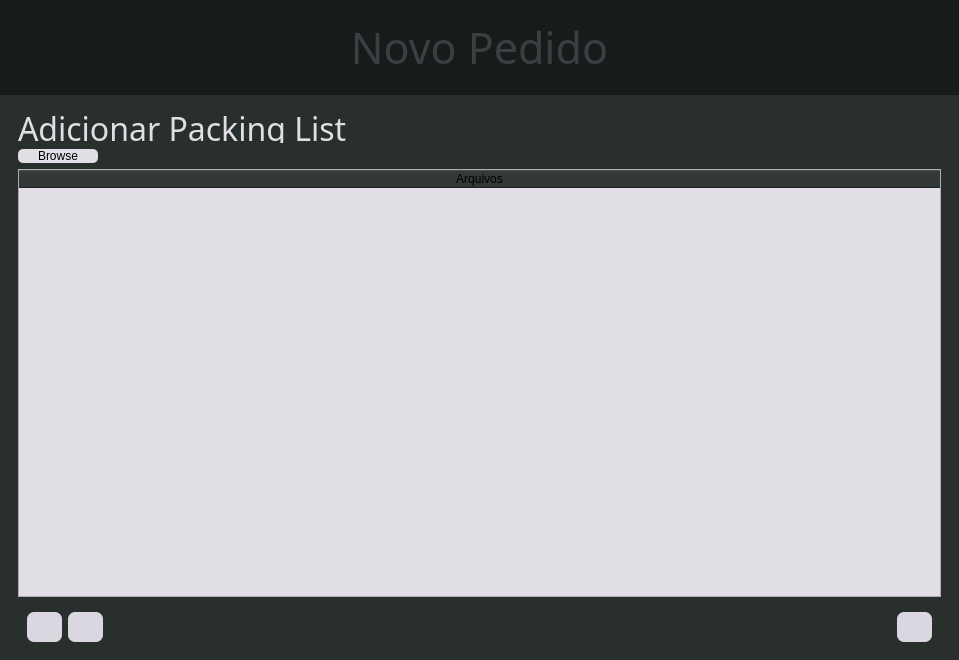
<?xml version="1.0" encoding="UTF-8"?>
<ui version="4.0">
 <class>newRequestPackingList</class>
 <widget class="QMainWindow" name="newRequestPackingList">
  <property name="geometry">
   <rect>
    <x>0</x>
    <y>0</y>
    <width>959</width>
    <height>660</height>
   </rect>
  </property>
  <property name="windowTitle">
   <string>Novo Pedido</string>
  </property>
  <property name="windowIcon">
   <iconset resource="gui_data/resources.qrc">
    <normaloff>:/icon/images/invoiceIcon.png</normaloff>:/icon/images/invoiceIcon.png</iconset>
  </property>
  <widget class="QWidget" name="centralwidget">
   <layout class="QVBoxLayout" name="verticalLayout">
    <property name="spacing">
     <number>0</number>
    </property>
    <property name="leftMargin">
     <number>0</number>
    </property>
    <property name="topMargin">
     <number>0</number>
    </property>
    <property name="rightMargin">
     <number>0</number>
    </property>
    <property name="bottomMargin">
     <number>0</number>
    </property>
    <item>
     <widget class="QFrame" name="Header">
      <property name="maximumSize">
       <size>
        <width>16777215</width>
        <height>100</height>
       </size>
      </property>
      <property name="styleSheet">
       <string notr="true">

background-color: rgb(23, 27, 26);</string>
      </property>
      <property name="frameShape">
       <enum>QFrame::NoFrame</enum>
      </property>
      <property name="frameShadow">
       <enum>QFrame::Raised</enum>
      </property>
      <layout class="QHBoxLayout" name="horizontalLayout">
       <item>
        <widget class="QFrame" name="HeaderFrame">
         <property name="frameShape">
          <enum>QFrame::NoFrame</enum>
         </property>
         <property name="frameShadow">
          <enum>QFrame::Raised</enum>
         </property>
         <layout class="QHBoxLayout" name="horizontalLayout_3">
          <item>
           <widget class="QFrame" name="AALogo">
            <property name="minimumSize">
             <size>
              <width>200</width>
              <height>0</height>
             </size>
            </property>
            <property name="maximumSize">
             <size>
              <width>200</width>
              <height>16777215</height>
             </size>
            </property>
            <property name="styleSheet">
             <string notr="true">image: url(:/logo/images/AAlogo.png);</string>
            </property>
            <property name="frameShape">
             <enum>QFrame::NoFrame</enum>
            </property>
            <property name="frameShadow">
             <enum>QFrame::Raised</enum>
            </property>
           </widget>
          </item>
          <item>
           <widget class="QLabel" name="NewRequestLabel">
            <property name="font">
             <font>
              <family>.SF Compact</family>
              <pointsize>32</pointsize>
             </font>
            </property>
            <property name="styleSheet">
             <string notr="true">color: rgb(58, 63, 67);</string>
            </property>
            <property name="text">
             <string>Novo Pedido</string>
            </property>
            <property name="alignment">
             <set>Qt::AlignCenter</set>
            </property>
           </widget>
          </item>
          <item>
           <widget class="QFrame" name="HeaderEmpty">
            <property name="minimumSize">
             <size>
              <width>200</width>
              <height>0</height>
             </size>
            </property>
            <property name="maximumSize">
             <size>
              <width>200</width>
              <height>16777215</height>
             </size>
            </property>
            <property name="frameShape">
             <enum>QFrame::NoFrame</enum>
            </property>
            <property name="frameShadow">
             <enum>QFrame::Raised</enum>
            </property>
           </widget>
          </item>
         </layout>
        </widget>
       </item>
      </layout>
     </widget>
    </item>
    <item>
     <widget class="QFrame" name="Body">
      <property name="styleSheet">
       <string notr="true">
background-color: rgb(40, 47, 44);</string>
      </property>
      <property name="frameShape">
       <enum>QFrame::NoFrame</enum>
      </property>
      <property name="frameShadow">
       <enum>QFrame::Raised</enum>
      </property>
      <layout class="QVBoxLayout" name="verticalLayout_4">
       <property name="bottomMargin">
        <number>0</number>
       </property>
       <item>
        <widget class="QFrame" name="BodyFrame">
         <property name="frameShape">
          <enum>QFrame::NoFrame</enum>
         </property>
         <property name="frameShadow">
          <enum>QFrame::Raised</enum>
         </property>
         <layout class="QVBoxLayout" name="verticalLayout_2">
          <item>
           <widget class="QLabel" name="AddPackingListLabel">
            <property name="maximumSize">
             <size>
              <width>16777215</width>
              <height>30</height>
             </size>
            </property>
            <property name="font">
             <font>
              <family>.SF Compact</family>
              <pointsize>24</pointsize>
             </font>
            </property>
            <property name="styleSheet">
             <string notr="true">color: rgb(226, 222, 230)</string>
            </property>
            <property name="text">
             <string>Adicionar Packing List</string>
            </property>
           </widget>
          </item>
          <item>
           <widget class="QFrame" name="BrowseFrame">
            <property name="maximumSize">
             <size>
              <width>16777215</width>
              <height>50</height>
             </size>
            </property>
            <property name="frameShape">
             <enum>QFrame::NoFrame</enum>
            </property>
            <property name="frameShadow">
             <enum>QFrame::Raised</enum>
            </property>
            <layout class="QHBoxLayout" name="horizontalLayout_2">
             <property name="spacing">
              <number>-1</number>
             </property>
             <property name="leftMargin">
              <number>0</number>
             </property>
             <property name="topMargin">
              <number>0</number>
             </property>
             <property name="rightMargin">
              <number>0</number>
             </property>
             <property name="bottomMargin">
              <number>0</number>
             </property>
             <item>
              <widget class="QPushButton" name="BrowseButton">
               <property name="maximumSize">
                <size>
                 <width>80</width>
                 <height>16777215</height>
                </size>
               </property>
               <property name="styleSheet">
                <string notr="true">QPushButton {
border-radius: 5px;
background-color: rgb(226, 222, 230);
color: rgb(0, 0, 0);
}

QPushButton:hover {
	background-color: rgb(190, 190, 190);

}
QPushButton:pressed {
	background-color: rgb(160, 160, 160);

}</string>
               </property>
               <property name="text">
                <string>Browse</string>
               </property>
              </widget>
             </item>
             <item>
              <widget class="QFrame" name="BrowseEmpty">
               <property name="frameShape">
                <enum>QFrame::NoFrame</enum>
               </property>
               <property name="frameShadow">
                <enum>QFrame::Raised</enum>
               </property>
              </widget>
             </item>
            </layout>
           </widget>
          </item>
          <item>
           <widget class="QTableWidget" name="PackingListFilesTable">
            <property name="styleSheet">
             <string notr="true">QTableWidget {

	background-color: rgb(226, 222, 230);
	font: 13pt &quot;.AppleSystemUIFont&quot;;
	color: rgb(0, 0, 0);

}
QTableWidget QScrollBar
{
background : lightblue;
}
 QTableWidget::item:selected
{
border : 2px solid black;
background : rgb(85, 91, 213);
}</string>
            </property>
            <property name="sortingEnabled">
             <bool>true</bool>
            </property>
            <attribute name="horizontalHeaderStretchLastSection">
             <bool>true</bool>
            </attribute>
            <column>
             <property name="text">
              <string>Arquivos</string>
             </property>
            </column>
           </widget>
          </item>
          <item>
           <widget class="QFrame" name="BottomButtons">
            <property name="frameShape">
             <enum>QFrame::NoFrame</enum>
            </property>
            <property name="frameShadow">
             <enum>QFrame::Raised</enum>
            </property>
            <layout class="QHBoxLayout" name="horizontalLayout_4">
             <item>
              <widget class="QPushButton" name="GoBackButton">
               <property name="minimumSize">
                <size>
                 <width>35</width>
                 <height>30</height>
                </size>
               </property>
               <property name="maximumSize">
                <size>
                 <width>35</width>
                 <height>30</height>
                </size>
               </property>
               <property name="styleSheet">
                <string notr="true">QPushButton {

	background-color: rgb(218, 215, 224);
	border-radius: 7px;
}

QPushButton:hover {
	background-color: rgb(190, 190, 190);

}
QPushButton:pressed {
	background-color: rgb(160, 160, 160);

}</string>
               </property>
               <property name="text">
                <string/>
               </property>
               <property name="icon">
                <iconset resource="gui_data/resources.qrc">
                 <normaloff>:/button/images/backIcon.png</normaloff>:/button/images/backIcon.png</iconset>
               </property>
              </widget>
             </item>
             <item>
              <widget class="QPushButton" name="HomeButton">
               <property name="minimumSize">
                <size>
                 <width>35</width>
                 <height>30</height>
                </size>
               </property>
               <property name="maximumSize">
                <size>
                 <width>35</width>
                 <height>30</height>
                </size>
               </property>
               <property name="styleSheet">
                <string notr="true">QPushButton {

	background-color: rgb(218, 215, 224);
	border-radius: 7px;
}

QPushButton:hover {
	background-color: rgb(190, 190, 190);

}
QPushButton:pressed {
	background-color: rgb(160, 160, 160);

}</string>
               </property>
               <property name="text">
                <string/>
               </property>
               <property name="icon">
                <iconset resource="gui_data/resources.qrc">
                 <normaloff>:/icon/images/homeIcon2.png</normaloff>:/icon/images/homeIcon2.png</iconset>
               </property>
              </widget>
             </item>
             <item>
              <widget class="QFrame" name="BottomButtomsEmpty">
               <property name="frameShape">
                <enum>QFrame::NoFrame</enum>
               </property>
               <property name="frameShadow">
                <enum>QFrame::Raised</enum>
               </property>
              </widget>
             </item>
             <item>
              <widget class="QPushButton" name="AdvanceButton">
               <property name="minimumSize">
                <size>
                 <width>35</width>
                 <height>30</height>
                </size>
               </property>
               <property name="maximumSize">
                <size>
                 <width>35</width>
                 <height>30</height>
                </size>
               </property>
               <property name="styleSheet">
                <string notr="true">QPushButton {

	background-color: rgb(218, 215, 224);
	border-radius: 7px;
}

QPushButton:hover {
	background-color: rgb(190, 190, 190);

}
QPushButton:pressed {
	background-color: rgb(160, 160, 160);

}</string>
               </property>
               <property name="text">
                <string/>
               </property>
               <property name="icon">
                <iconset resource="gui_data/resources.qrc">
                 <normaloff>:/button/images/nextIcon.png</normaloff>:/button/images/nextIcon.png</iconset>
               </property>
              </widget>
             </item>
            </layout>
           </widget>
          </item>
         </layout>
        </widget>
       </item>
      </layout>
     </widget>
    </item>
    <item>
     <widget class="QFrame" name="Bottom">
      <property name="maximumSize">
       <size>
        <width>16777215</width>
        <height>40</height>
       </size>
      </property>
      <property name="styleSheet">
       <string notr="true">

background-color: rgb(23, 27, 26);</string>
      </property>
      <property name="frameShape">
       <enum>QFrame::NoFrame</enum>
      </property>
      <property name="frameShadow">
       <enum>QFrame::Raised</enum>
      </property>
     </widget>
    </item>
   </layout>
  </widget>
 </widget>
 <resources>
  <include location="gui_data/resources.qrc"/>
 </resources>
 <connections/>
</ui>
